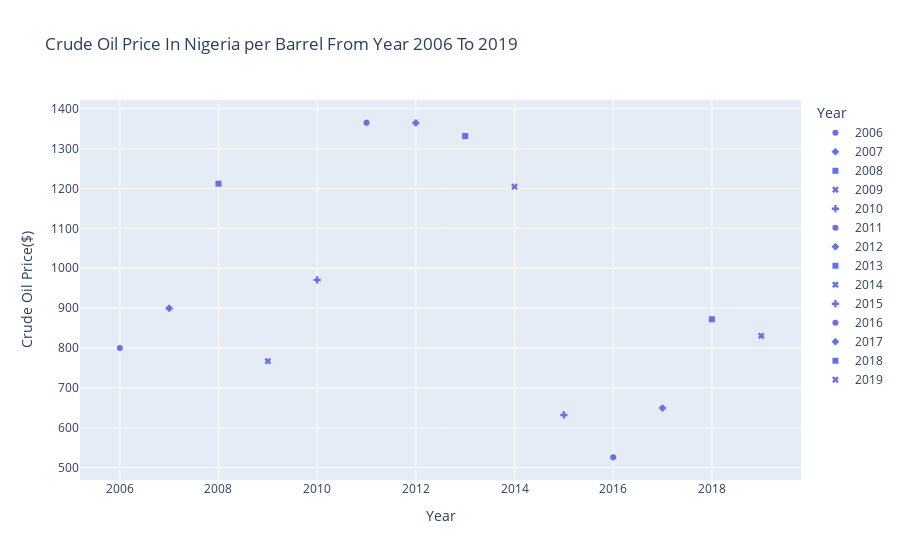

The cell this chart's notebook holds for it:
### Code cell
px.scatter(info4,x='Year',y='Crude Oil Price($)',symbol='Year',title='Crude Oil Price In Nigeria per Barrel From Year 2006 To 2019')

### Figure 1 — Plotly figure (JSON) as saved in the notebook; plotly's stock layout.template omitted (floating-point values rounded to 4 significant figures)
{"data": [{"hovertemplate": "Year=%{x}<br>Crude Oil Price($)=%{y}<extra></extra>", "legendgroup": "2006", "marker": {"color": "#636efa", "symbol": "circle"}, "mode": "markers", "name": "2006", "orientation": "v", "showlegend": true, "type": "scatter", "x": [2006], "xaxis": "x", "y": [800], "yaxis": "y"}, {"hovertemplate": "Year=%{x}<br>Crude Oil Price($)=%{y}<extra></extra>", "legendgroup": "2007", "marker": {"color": "#636efa", "symbol": "diamond"}, "mode": "markers", "name": "2007", "orientation": "v", "showlegend": true, "type": "scatter", "x": [2007], "xaxis": "x", "y": [899.6], "yaxis": "y"}, {"hovertemplate": "Year=%{x}<br>Crude Oil Price($)=%{y}<extra></extra>", "legendgroup": "2008", "marker": {"color": "#636efa", "symbol": "square"}, "mode": "markers", "name": "2008", "orientation": "v", "showlegend": true, "type": "scatter", "x": [2008], "xaxis": "x", "y": [1212.0], "yaxis": "y"}, {"hovertemplate": "Year=%{x}<br>Crude Oil Price($)=%{y}<extra></extra>", "legendgroup": "2009", "marker": {"color": "#636efa", "symbol": "x"}, "mode": "markers", "name": "2009", "orientation": "v", "showlegend": true, "type": "scatter", "x": [2009], "xaxis": "x", "y": [766.8], "yaxis": "y"}, {"hovertemplate": "Year=%{x}<br>Crude Oil Price($)=%{y}<extra></extra>", "legendgroup": "2010", "marker": {"color": "#636efa", "symbol": "cross"}, "mode": "markers", "name": "2010", "orientation": "v", "showlegend": true, "type": "scatter", "x": [2010], "xaxis": "x", "y": [970.8], "yaxis": "y"}, {"hovertemplate": "Year=%{x}<br>Crude Oil Price($)=%{y}<extra></extra>", "legendgroup": "2011", "marker": {"color": "#636efa", "symbol": "circle"}, "mode": "markers", "name": "2011", "orientation": "v", "showlegend": true, "type": "scatter", "x": [2011], "xaxis": "x", "y": [1365.0], "yaxis": "y"}, {"hovertemplate": "Year=%{x}<br>Crude Oil Price($)=%{y}<extra></extra>", "legendgroup": "2012", "marker": {"color": "#636efa", "symbol": "diamond"}, "mode": "markers", "name": "2012", "orientation": "v", "showlegend": true, "type": "scatter", "x": [2012], "xaxis": "x", "y": [1365.0], "yaxis": "y"}, {"hovertemplate": "Year=%{x}<br>Crude Oil Price($)=%{y}<extra></extra>", "legendgroup": "2013", "marker": {"color": "#636efa", "symbol": "square"}, "mode": "markers", "name": "2013", "orientation": "v", "showlegend": true, "type": "scatter", "x": [2013], "xaxis": "x", "y": [1332.0], "yaxis": "y"}, {"hovertemplate": "Year=%{x}<br>Crude Oil Price($)=%{y}<extra></extra>", "legendgroup": "2014", "marker": {"color": "#636efa", "symbol": "x"}, "mode": "markers", "name": "2014", "orientation": "v", "showlegend": true, "type": "scatter", "x": [2014], "xaxis": "x", "y": [1205.0], "yaxis": "y"}, {"hovertemplate": "Year=%{x}<br>Crude Oil Price($)=%{y}<extra></extra>", "legendgroup": "2015", "marker": {"color": "#636efa", "symbol": "cross"}, "mode": "markers", "name": "2015", "orientation": "v", "showlegend": true, "type": "scatter", "x": [2015], "xaxis": "x", "y": [631.8], "yaxis": "y"}, {"hovertemplate": "Year=%{x}<br>Crude Oil Price($)=%{y}<extra></extra>", "legendgroup": "2016", "marker": {"color": "#636efa", "symbol": "circle"}, "mode": "markers", "name": "2016", "orientation": "v", "showlegend": true, "type": "scatter", "x": [2016], "xaxis": "x", "y": [525.7], "yaxis": "y"}, {"hovertemplate": "Year=%{x}<br>Crude Oil Price($)=%{y}<extra></extra>", "legendgroup": "2017", "marker": {"color": "#636efa", "symbol": "diamond"}, "mode": "markers", "name": "2017", "orientation": "v", "showlegend": true, "type": "scatter", "x": [2017], "xaxis": "x", "y": [649], "yaxis": "y"}, {"hovertemplate": "Year=%{x}<br>Crude Oil Price($)=%{y}<extra></extra>", "legendgroup": "2018", "marker": {"color": "#636efa", "symbol": "square"}, "mode": "markers", "name": "2018", "orientation": "v", "showlegend": true, "type": "scatter", "x": [2018], "xaxis": "x", "y": [871.9], "yaxis": "y"}, {"hovertemplate": "Year=%{x}<br>Crude Oil Price($)=%{y}<extra></extra>", "legendgroup": "2019", "marker": {"color": "#636efa", "symbol": "x"}, "mode": "markers", "name": "2019", "orientation": "v", "showlegend": true, "type": "scatter", "x": [2019], "xaxis": "x", "y": [830.5], "yaxis": "y"}], "layout": {"legend": {"title": {"text": "Year"}, "tracegroupgap": 0}, "title": {"text": "Crude Oil Price In Nigeria per Barrel From Year 2006 To 2019"}, "xaxis": {"anchor": "y", "categoryarray": [2006, 2007, 2008, 2009, 2010, 2011, 2012, 2013, 2014, 2015, 2016, 2017, 2018, 2019], "categoryorder": "array", "domain": [0, 1], "title": {"text": "Year"}}, "yaxis": {"anchor": "x", "domain": [0, 1], "title": {"text": "Crude Oil Price($)"}}}}
